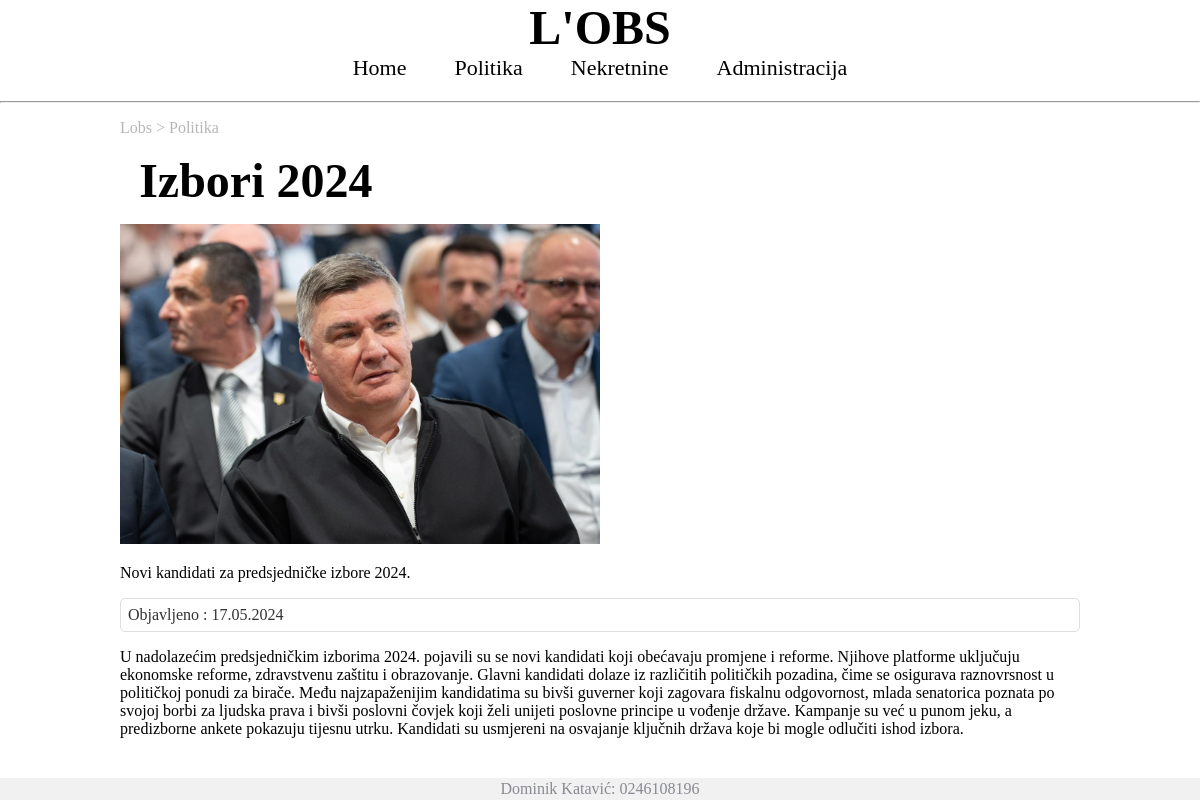
Page /clanak.php?id=21 on the committed database.
### tables this page shows
CREATE TABLE `clanak` (
  `id` int(11) NOT NULL,
  `datum` varchar(32) NOT NULL,
  `naslov` varchar(64) NOT NULL,
  `sazetak` text NOT NULL,
  `tekst` text NOT NULL,
  `slika` varchar(64) NOT NULL,
  `kategorija` varchar(64) NOT NULL,
  `arhiva` tinyint(1) NOT NULL
);

### clanak.php (the view, shortened to what this page needs)
<!DOCTYPE html>
<html lang="en">
<head>
    <link rel="stylesheet" type="text/css" href="style.css">
</head>
<body>
<header>
        <div class="titleDiv">
            <h1 class="titleTxt">L'OBS</h1>
        </div>
        <nav>
            <a href="index.php" class="redirectLink">Home</a>
            <a href="politika.php" class="redirectLink">Politika</a>
            <a href="nekretnine.php" class="redirectLink">Nekretnine</a>
            <a href="login.php" class="redirectLink">Administracija</a>
        </nav>
    </header>
    <hr>
   <?php
   include 'connect.php';
    if(isset($_GET["id"]))
        $id = $_GET["id"];
        $query = "SELECT * from clanak WHERE id = $id";
        $result = mysqli_query($dbc,$query);
        while($row = mysqli_fetch_array($result)) {
           if($row['kategorija']=="politika"){
                echo '<p class="categorySubtitle"> Lobs > Politika</p>';
           }else if($row['kategorija']== "nekretnine"){
                echo '<p class="categorySubtitle"> Lobs > Nekretnine</p>';
           }
            echo '<div class="clanakContainer">';
            echo '<h1 class="articleTitle">';
            echo $row['naslov'];
            echo '</h1>';
            echo '<div class="clanak_img">';
                echo '<img src="' . UPLPATH . $row['slika'] . '" alt="Image">';
            echo '</div>';
            echo '<p>';
            echo $row['sazetak'];
            echo '</p>';
            echo '<p class="datumObj">';
            echo 'Objavljeno : ' . $row['datum'];
            echo '</p>';
            echo '<p>';
            echo $row['tekst'];
            echo '</p>';
            echo '</div>';
        }
   ?>
       <footer>Dominik Katavić: 0246108196</footer>
</body>
</html>

### style.css (style rules this page uses)
* { margin: 0; padding: 0; }
body { display: flex; flex-direction: column; justify-content: space-between; height: 100vh; }
.titleDiv { display: flex; justify-content: center; align-items: center; }
.titleTxt { font-size: 48px; }
nav { display: flex; justify-content: center; align-items: center; gap: 3rem; margin-bottom: 20px; }
.redirectLink { color: black; text-decoration: none; font-size: 22px; }
.clanak_img img { width: 50%; }
.clanakContainer { width: 80%; margin: 0 auto; display: flex; flex-direction: column; gap: 1rem; margin-top: 1rem; }
.articleTitle { font-size: 48px; margin-left: 2%; }
.categorySubtitle { width: 80%; margin: 0 auto; color: rgb(182, 182, 182); margin-top: 1rem; }
.datumObj { padding: 7px; border: 1px solid rgb(222, 222, 222); color: rgb(50, 50, 50); border-radius: 5px; }
footer { height:50px; background-color: #F1F1F1; color: #888992; width: 100%; display: flex; justify-content: center; align-items: center; text-align: center; margin-top: 5vh; }

### rows in the picture
clanak: kategorija "Lobs > Politika", naslov "Izbori 2024", slika (picture), sazetak "Novi kandidati za predsjedničke izbore 2024.", datum "17.05.2024", tekst "U nadolazećim predsjedničkim izborima 2024. pojavili su se novi kandidati koji obećavaju promjene i reforme. Njihove platforme uključuju ekonomske reforme, zdravstvenu zaštitu i obrazovanje. Glavni kandidati dolaze iz različitih političkih pozadina, čime se osigurava raznovrsnost u političkoj ponudi za birače. Među najzapaženijim kandidatima su bivši guverner koji zagovara fiskalnu odgovornost, mlada senatorica poznata po svojoj borbi za ljudska prava i bivši poslovni čovjek koji želi unijeti poslovne principe u vođenje države. Kampanje su već u punom jeku, a predizborne ankete pokazuju tijesnu utrku. Kandidati su usmjereni na osvajanje ključnih država koje bi mogle odlučiti ishod izbora."
